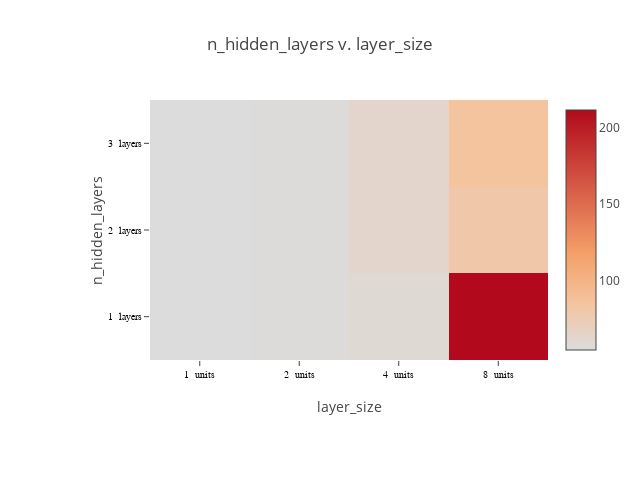

Notebook source saved alongside this figure:
### Code cell
def plot_matrix(lossframe, x_labels, y_labels, x_suffix="", y_suffix=""):

    pivot = lossframe.pivot_table(index=[x_labels], columns=[y_labels], values=['loss'])
    # specify labels as strings, to force it to use a discrete axis
    if lossframe[x_labels].dtype == np.float64 or lossframe[x_labels].dtype == np.float32:
        xaxis = ["%f %s" % (i, x_suffix) for i in pivot.columns.levels[1].values]
    else:
        xaxis = ["%d %s" % (i, x_suffix) for i in pivot.columns.levels[1].values]
    if lossframe[y_labels].dtype == np.float64 or lossframe[y_labels].dtype == np.float32:
        yaxis = ["%f %s" % (i, y_suffix) for i in pivot.index.values]
    else:
        yaxis = ["%d %s" % (i, y_suffix) for i in pivot.index.values]
        
    print(xaxis, yaxis)
    """plot a heat map of a matrix"""
    chart_width=640
    chart_height=480
    
    layout = Layout(
        title="%s v. %s" % (x_labels, y_labels),
        height=chart_height,
        width=chart_width,     
        margin=dict(
            l=150,
            r=30,
            b=120,
            t=100,
        ),
        xaxis=dict(
            title=y_labels,
            tickfont=dict(
                family='Arial, sans-serif',
                size=10,
                color='black'
            ),
        ),
        yaxis=dict(
            title=x_labels,
            tickfont=dict(
                family='Arial, sans-serif',
                size=10,
                color='black'
            ),
        ),
    )
    
    data = [Heatmap(z=pivot.values,
                    x=xaxis,
                    y=yaxis,
                    colorscale=[[0, 'rgb(0,0,255)', [1, 'rgb(255,0,0)']]],
                   )
           ]

    fig = Figure(data=data, layout=layout)
    return iplot(fig, link_text="")

plot_matrix(lossframe, "n_hidden_layers", "layer_size", x_suffix=" units", y_suffix=" layers")

### Figure 1 — Plotly figure (JSON) as saved in the notebook; plotly's stock layout.template omitted (floating-point values rounded to 4 significant figures)
{"data": [{"colorscale": [[0, "rgb(0,0,255)", [1, "rgb(255,0,0)"]]], "type": "heatmap", "x": ["1  units", "2  units", "4  units", "8  units"], "y": ["1  layers", "2  layers", "3  layers"], "z": [[54.42, 55.64, 58.58, 211.5], [54.41, 55.84, 62.8, 79.9], [54.48, 56.0, 62.83, 84.76]]}], "layout": {"height": 480, "margin": {"b": 120, "l": 150, "r": 30, "t": 100}, "title": "n_hidden_layers v. layer_size", "width": 640, "xaxis": {"tickfont": {"color": "black", "family": "Arial, sans-serif", "size": 10}, "title": "layer_size"}, "yaxis": {"tickfont": {"color": "black", "family": "Arial, sans-serif", "size": 10}, "title": "n_hidden_layers"}}}
